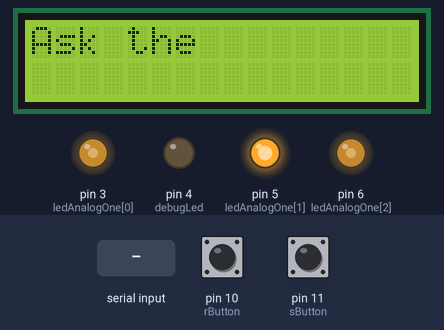
A sketch run on a simulated Arduino Uno, built with avr-gcc and run on an emulated ATmega328P. Shown: 16×2 character LCD, output pins drawn as LEDs (lit = HIGH). Dashed ring = blinking. The inputs (shaded band) are chosen by the test bench; at power-on: pin 11 (sButton) LOW, pin 10 (rButton) LOW. What the sketch prints to the serial monitor is not drawn.

Above: at 1.2 s.
1.3 s: "1" received over Serial
At 2.8 s:
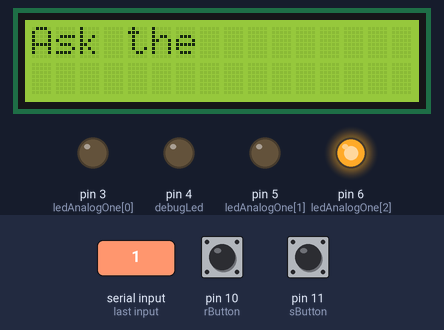
3.1 s: pin 11 (sButton) pulled HIGH for 1 s
At 3.7 s:
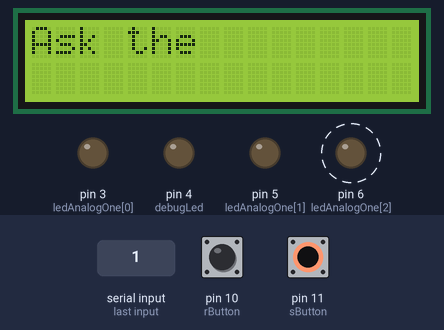
6.0 s: pin 10 (rButton) pulled HIGH for 0.15 s
At 6.15 s:
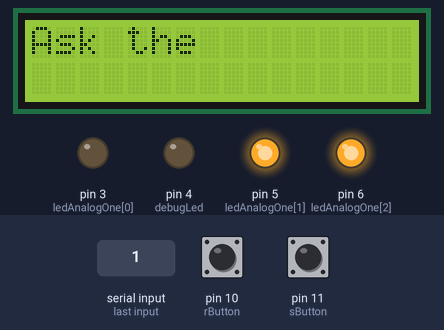
At 7.67 s:
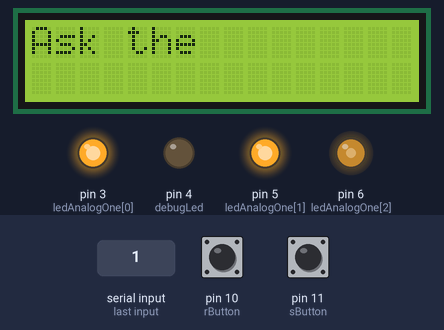
9.9 s: pin 11 (sButton) pulled HIGH for 3.2 s
14.6 s: pin 11 (sButton) pulled HIGH for 0.15 s
17.7 s: pin 11 (sButton) pulled HIGH for 1 s
Timing chart, 0 to 37.3 s (numbered marks = the images above; inputs shaded):
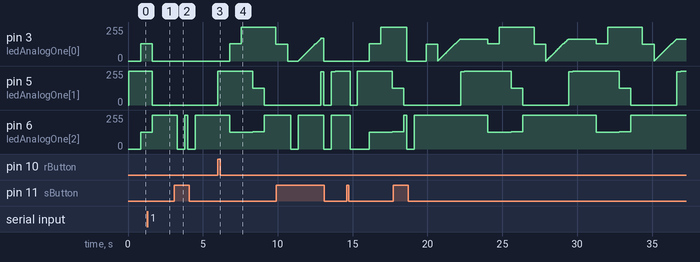

The sketch:

TwitterArduino.ino
```cpp
// twitterMentionMoodLight_arduino
// for use as is with either:
// twitterMentionMoodLight_processing
// twitterMentionMoodLight_python
//
// Generate a peaceful glow until someone on twitter mentions you.
//
// Requires a circuit with: two buttons and a pwm rgb led light, and
// 3 resistors at 220 ohm; 2 resistors at 100 ohm; 2 resistors at 10k ohm.
//
// Shout out to Tom Igoe, Adafruit, lurkers and msg boards everywhere.
// learn more at: http://www.instructables.com/member/pdxnat/
/*
#####################################################################
--------------- TWO BUTTONS AND A LIGHT ----------------------------
Button One: Hold until WHITE LIGHT; Sends a message to Twitter.
The Light: Glow peacefully until commanded by Twitter to change.
Button Two: Resets LED to peacefulGlow.

peacefulGlow() - the default state of the mood light
mention() - someone has mentioned @yourUsername
buttonSend() - update Twitter status
buttonReset() - return to peacefulGlow()
--------------------------------------------------------------------
#####################################################################
*/

#include <LiquidCrystal.h>
LiquidCrystal lcd(12,13,2,7,8,9);
const int debugLed = 4;
const int rButton = 10; // reset button
int reset_btn_val = 0;
const int sButton = 11; // send button
int send_btn_val = 0;
String state = "peacefulGlow";

int ledAnalogOne[] = {3, 5, 6}; // PWM RGB LED pins
// Analog LED 3 = redPin, 5 = greenPin, 6 = bluePin

// Defined Colors
const byte BLACK[] = {0, 0, 0};
const byte WHITE[] = {255, 255, 255};
const byte RED[] = {255, 0, 0};
const byte GREEN[] = {0, 255, 0};
const byte BLUE[] = {0, 0, 255};
const byte ORANGE[] = {83, 4, 0};
const byte YELLOW[] = {255, 255, 0};
const byte MAGENTA[] = {255, 0, 255};

void setup(){ // begin
lcd.begin(16,2);
lcd.print("Ask the");
Serial.begin(9600);
pinMode(rButton, INPUT);
pinMode(sButton, INPUT);
for(int i = 0; i < 3; i++){ // set the 3 LED pins as outputs
pinMode(ledAnalogOne[i], OUTPUT);
pinMode(debugLed, OUTPUT);
}
}

void loop(){
  listenToSerial();
  buttonSend();
  buttonReset();
  setState(state);
}

void setState(String s){
  if (s == "peacefulGlow") peacefulGlow();
  if (s == "mention") mention();
}

void listenToSerial(){ // Twitter commands enter here
  int serialMsg = 0;
  if (Serial.available()){
  serialMsg = Serial.read();
  if (serialMsg == 1) {
    state = "mention";
    //digitalWrite(debugLed, HIGH);
  } // processing
  if (serialMsg == 49) state = "mention"; // python
  }
}
void buttonSend(){ // Twitter posts sent here
  send_btn_val = digitalRead(sButton);
  if (send_btn_val == HIGH){
  Serial.print(" ");
  delay(200);
  sent();
  }
}
void buttonReset(){
  reset_btn_val = digitalRead(rButton);
  if (reset_btn_val == HIGH){
  state = "peacefulGlow";
  }
}
void peacefulGlow(){
  state = "peacefulGlow";
  if (state == "peacefulGlow") {
    fadeToColor(ledAnalogOne, RED, BLUE, 6);
  } else {
    setState(state);
  }
  listenToSerial();
  buttonSend();
  if (state == "peacefulGlow") {
    fadeToColor(ledAnalogOne, BLUE, GREEN, 6);
  } else {
    setState(state);
  }
  listenToSerial();
  buttonSend();
  if (state == "peacefulGlow") {
    fadeToColor(ledAnalogOne, GREEN, YELLOW, 6);
  } else {
  setState(state);
  }
  listenToSerial();
  buttonSend();
  if (state == "peacefulGlow") {
    fadeToColor(ledAnalogOne, YELLOW, ORANGE, 6);
  } else {
  setState(state);
  }
  listenToSerial();
  buttonSend();
  if (state == "peacefulGlow") {
    fadeToColor(ledAnalogOne, ORANGE, RED, 6);
  } else {
    setState(state);
  }
  listenToSerial();
  buttonSend();
}

void mention(){
state = "mention";
if (state == "mention"){
  fadeToColor(ledAnalogOne, YELLOW, YELLOW, 5);
} else {
  setState(state);
}
listenToSerial();
buttonSend();
buttonReset();
if (state == "mention"){
  fadeToColor(ledAnalogOne, YELLOW,YELLOW, 5);
} else {
setState(state);
}
listenToSerial();
buttonSend();
buttonReset();
}
void sent(){
  setColor(ledAnalogOne, WHITE);
  delay(500);
}

// *************************************************************
// ***** COLOR FUNCTIONS - DO NOT TOUCH ***********

void setColor(int* led, byte* color){
  for(int i = 0; i < 3; i++){
    analogWrite(led[i], 255 - color[i]);
  }
}

void setColor(int* led, const byte* color){
  byte tempByte[] = {
  color[0], color[1], color[2]};
  setColor(led, tempByte);
}

void fadeToColor(int* led, byte* startColor, byte* endColor, int fadeSpeed){
  int changeRed = endColor[0] - startColor[0];
  int changeGreen = endColor[1] - startColor[1];
  int changeBlue = endColor[2] - startColor[2];
  int steps = max(abs(changeRed),max(abs(changeGreen), abs(changeBlue)));

  for(int i = 0 ; i < steps; i++){
  byte newRed = startColor[0] + (i * changeRed / steps);
  byte newGreen = startColor[1] + (i * changeGreen / steps);
  byte newBlue = startColor[2] + (i * changeBlue / steps);
  byte newColor[] = {newRed, newGreen, newBlue};
  setColor(led, newColor);
  delay(fadeSpeed);
}
setColor(led, endColor);
}

void fadeToColor(int* led, const byte* startColor, const byte* endColor, int fadeSpeed){
byte tempByte1[] = {startColor[0], startColor[1], startColor[2]};
byte tempByte2[] = {endColor[0], endColor[1], endColor[2]};
fadeToColor(led, tempByte1, tempByte2, fadeSpeed);
}
```

Measured:
- after the input at 1.3 s, pin 3 (ledAnalogOne[0]): 128/255 → 0/255 after 0.31 s
- after the input at 3.1 s, pin 6 (ledAnalogOne[2]): alternates 255/255 for 0.20 s and 0/255 for 0.50 s, 4 changes in all, then stays 255/255, starting after 0.20 s
- after the input at 6.0 s, pin 3 (ledAnalogOne[0]): 0/255 → 128/255 after 0.78 s, → 255/255 0.77 s later, → 127/255 2.3 s later; pin 5 (ledAnalogOne[1]): 0/255 → 255/255 at once, → 127/255 2.3 s later, → 0/255 0.77 s later; pin 6 (ledAnalogOne[2]): 255/255 → 127/255 after 0.78 s, → 128/255 1.6 s later, → 255/255 0.77 s later
